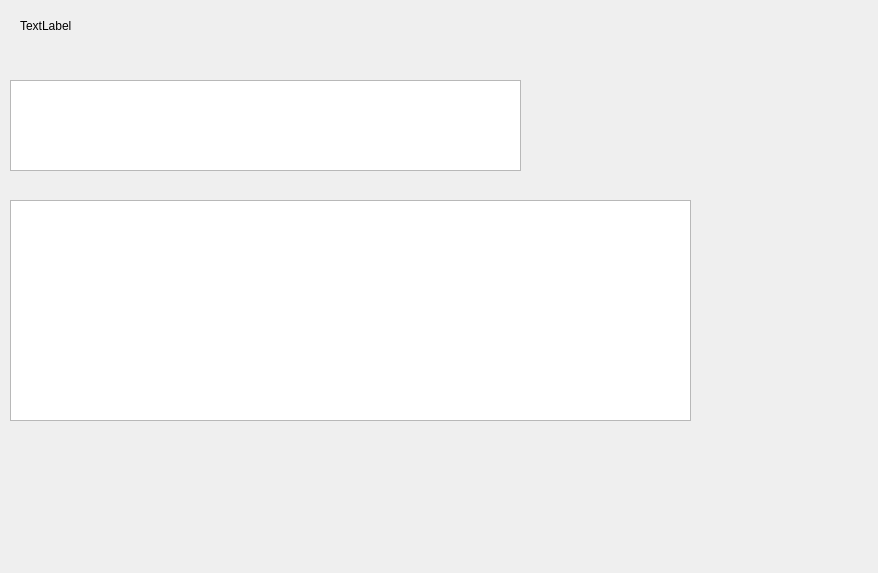
<?xml version="1.0" encoding="UTF-8"?>
<ui version="4.0">
 <class>Form</class>
 <widget class="QWidget" name="Form">
  <property name="geometry">
   <rect>
    <x>0</x>
    <y>0</y>
    <width>878</width>
    <height>573</height>
   </rect>
  </property>
  <property name="windowTitle">
   <string>Form</string>
  </property>
  <property name="autoFillBackground">
   <bool>false</bool>
  </property>
  <widget class="QTableView" name="tv_task">
   <property name="geometry">
    <rect>
     <x>10</x>
     <y>80</y>
     <width>511</width>
     <height>91</height>
    </rect>
   </property>
   <attribute name="horizontalHeaderCascadingSectionResizes">
    <bool>true</bool>
   </attribute>
  </widget>
  <widget class="QLabel" name="lbl_weather">
   <property name="geometry">
    <rect>
     <x>20</x>
     <y>10</y>
     <width>681</width>
     <height>31</height>
    </rect>
   </property>
   <property name="text">
    <string>TextLabel</string>
   </property>
  </widget>
  <widget class="QTextEdit" name="txt_a">
   <property name="geometry">
    <rect>
     <x>10</x>
     <y>200</y>
     <width>681</width>
     <height>221</height>
    </rect>
   </property>
  </widget>
 </widget>
 <resources>
  <include location="../res.qrc"/>
 </resources>
 <connections/>
</ui>
